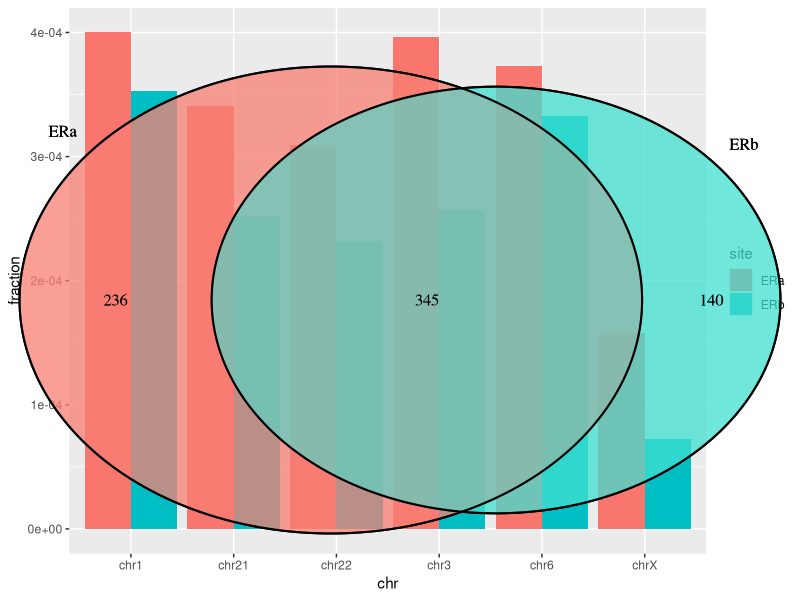

This figure's R source:
## ---- chunk 1
knitr::opts_chunk$set(echo = TRUE)
## ---- chunk 2
# Load packages
library("ggplot2")
library("VennDiagram")
## ---- chunk 3
# Read the coverage files
df_ERa <- read.table("out/ERa_hg18_coverage.txt")
df_ERb <- read.table("out/ERb_hg18_coverage.txt")
# Add a column with the site name
df_ERa$site <- "ERa"
df_ERb$site <- "ERb"
# Combine 2 dataframes
df_ER <- rbind(df_ERa, df_ERb)
# Edit column names
colnames(df_ER) <- c("chr", "depth", "coverage_size", "chr_size", "fraction", "site")
# Remove rows of 'genome'
df_ER <- df_ER[df_ER$chr != 'genome', ]
# Keep only rows with coverage
df_ER_hits <- df_ER[df_ER$depth == 1, ]
# Plot
p <- ggplot(df_ER_hits, aes(chr, fraction))
p + geom_bar(stat = "identity", aes(fill = site), position = "dodge")
## ---- chunk 4

venn.plot <- draw.pairwise.venn(581, 485, 345, 
                                c("ERa", "ERb"), fill = c("salmon", "turquoise"));
grid.draw(venn.plot);
grid.newpage();
